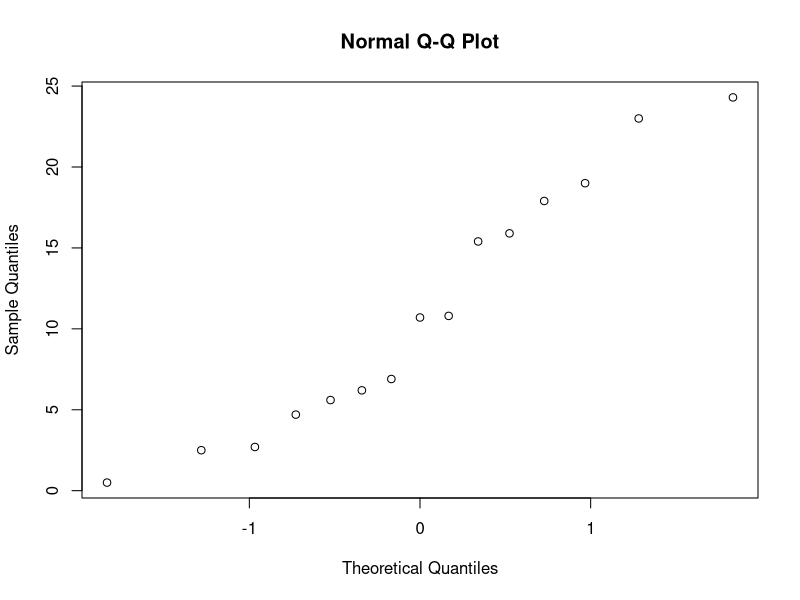
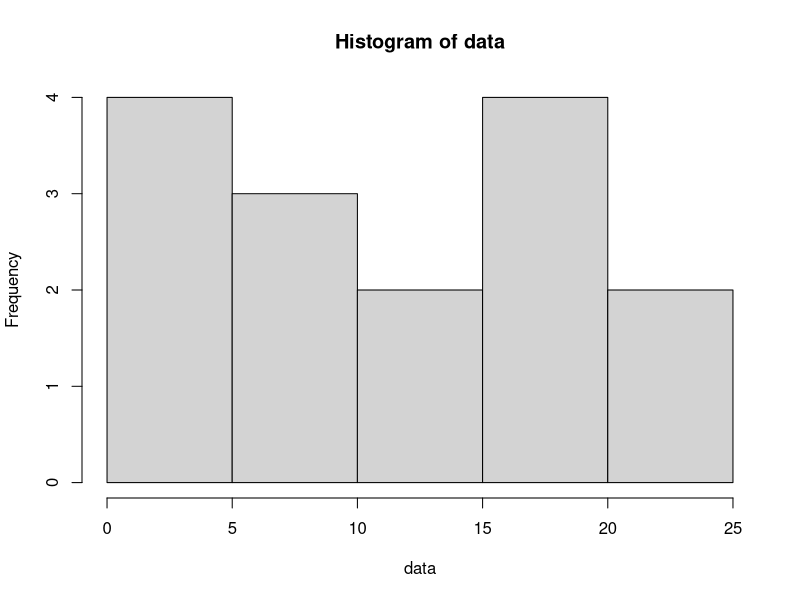

Recreate these plots in R, in order.
data = c(15.4, 17.9, 19.0, 0.5, 15.9, 2.7, 6.2, 2.5, 4.7, 6.9, 10.8, 24.3, 5.6, 23.0, 10.7)
#check normality
qqnorm(data)
hist(data)
shapiro.test(data)
#larger than confidence level: 0.05, therefore passed the test and can state 
#that there exists no significant departure from normality. 

#construct a 97%-CI for mu
mean_data = mean(data)
std_data = sd(data)
n = length(data)

#0.985 since 2-sided and confidence interval of 0.97,normal distribution
#since we can assume normality
error = qnorm(0.985)*std_data/sqrt(n)
left = mean_data-error
right = mean_data+error

#length of the 97%-CI is at most 2 what sample size should we use.
#2E=2 so E=1
E = 1
min_sample_size = (qnorm(0.985)^2*std_data^2)/ E^2
min_sample_size

##### bootstrap method #####
#If we have a (small) sample from an unknown distribution and the distribution
#of X¯ is not close to normal, we cannot rely on the above (asympt.) normal CI.


B=1000
Tstar=numeric(B)
for(i in 1:B) {
  Xstar=sample(data,replace=TRUE)
  Tstar[i]=mean(Xstar) }

Tstar15=quantile(Tstar,0.015)
Tstar985=quantile(Tstar,0.985)

#comparison t-test and bootstrap method
c(left, mean_data, right)
c(2*mean_data-Tstar985,mean(Tstar),2*mean_data-Tstar15)

